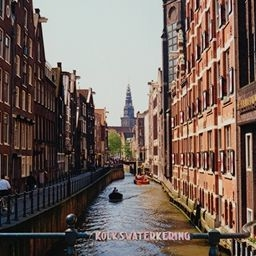
%> input picture SVD_EVD_Regression/EVD and SVD/sqr_17.jpg, 256 x 256 px
$ octave SVD_8bitx3_4x4.m   (GNU Octave 9; MATLAB toolbox functions it lacks are replaced by stand-ins)
%> lines starting %> are read from the running program, lines starting %| are printed output that depends on the picture
clc;
clear variables;
n=imread('sqr_17.jpg');
%> n is the input picture: size 256x256x3 uint8; mean R, G, B 116.5, 100.3, 92.7
[row,col,channel]=size(n);
%> row = 256; col = 256; channel = 3
I=double(n);
I_16{16}=zeros(64,64,3);
dim(1:12)=1;
dim(13:16)=[64 64 64 64];

% Initializing variables %
eigval=zeros(64,64,3);
eigvec=zeros(64,64,3);
A{16}=zeros(64,64,3);
A_new=zeros(row,col,channel);
eigval_u=zeros(64,64,3);
eigvec_u=zeros(64,64,3);
eigval_v=zeros(64,64,3);
eigvec_v=zeros(64,64,3);
U=zeros(64,64,3);
V=zeros(64,64,3);
temp1=zeros(64,64,3);
temp2=zeros(64,64);
I_Mean=zeros(row,col);
A_Mean=zeros(row,col);
errPlot=zeros(size(dim,2),5);
errPlot(:,1)=dim;
img_index=0;

% Splitting Original Matrix %
m=1;
for p=1:4
    for q=1:4
        I_16{1,m}=I(((p-1)*64+1:p*64),((q-1)*64+1:q*64),:);
        m=m+1;
    end
end
%> after the loop, I_16 = 16 items; m = 17
% Original Matrix I %
for d=1:16
    %for itr=1:size(dim,2)
    itr=d;
    % Applying EVD on seperate color bands %
    for c=1:channel
        %         temp=I_16(d,1:64,1:64,c);
        temp2=I_16{1,d};
        % Intializing U and V %
        U(:,:,c)=temp2(:,:,c)*temp2(:,:,c)';
        V(:,:,c)=temp2(:,:,c)'*temp2(:,:,c);
        % Finding Eigen values and Eigen vectors %
        [v_u,d_u]=eig(U(:,:,c));
        [v_v,d_v]=eig(V(:,:,c));
        % Sorting Eigen values and Eigen vectors in descending %
        [e_u,I_U]=sort(diag(d_u),'descend');
        [e_v,I_V]=sort(diag(d_v),'descend');
        % Sorting Eigen values %
        for k=1:dim(itr)
            %eigval_u(k,k)=d_u(row+1-k,row+1-k);
            eigval_u(k,k,c)=d_u(I_U(k),I_U(k));
        end
        % Sorting Eigen vectors of U %
        for k=1:64
            eigvec_u(:,k,c)=v_u(:,I_U(k));
        end
        % Sorting Eigen vectors of V %
        for k=1:64
            eigvec_v(:,k,c)=v_v(:,I_V(k));
        end
        % Adding zeros to make Singular Value Matrix into rectangular %
        for k=dim(itr)+1:64
            eigval_u(:,k,c)=zeros(64,1);
        end
        % Finding Square root of D matrix
        eigval_u(:,:,c)=sqrt(eigval_u(:,:,c));
        % Calc of AV and UD %
        AV=temp2(:,:,c)*eigvec_v(:,:,c);
        UD=eigvec_u(:,:,c)*eigval_u(:,:,c);
        % Normalizing Eigen Vector Matrix of V by checking if AV==UD %
        for k=1:64
            if(floor(AV(1,k)) ~= floor(UD(1,k)))
                eigvec_v(:,k,c)=(-1)*eigvec_v(:,k,c);
            end
        end
        % Reconstructing Matrix A from U, V and Sigma %
        A{1,d}(:,:,c)=abs(eigvec_u(:,:,c)*(eigval_u(:,:,c))*(eigvec_v(:,:,c))');

    end
end
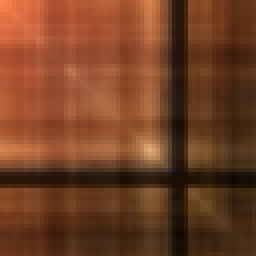
%> U: size 64x64x3 double (shown 4 times larger); mean R, G, B 838387.3, 495760.6, 311214.3; drawn with min black and max white
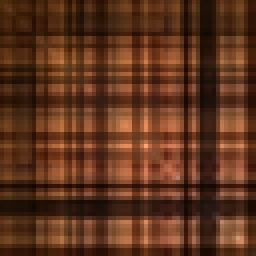
%> V: size 64x64x3 double (shown 4 times larger); mean R, G, B 832564, 474994.7, 289745.8; drawn with min black and max white
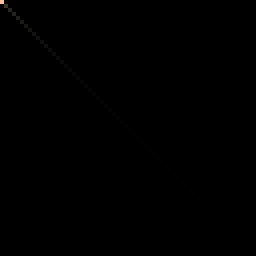
%> eigval_u: size 64x64x3 double (shown 4 times larger); mean R, G, B 5.3, 4.8, 4.2; drawn with min black and max white
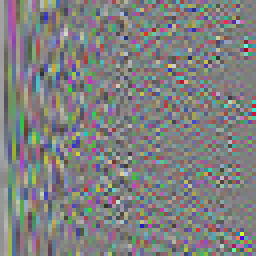
%> eigvec_u: size 64x64x3 double (shown 4 times larger); mean R, G, B 0.0019, 0.00267, 0.0022; drawn with min black and max white
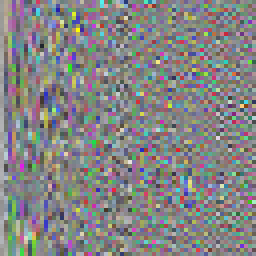
%> eigvec_v: size 64x64x3 double (shown 4 times larger); mean R, G, B 0.00188, 0.00111, 0.00208; drawn with min black and max white
%> after the loop, A = 16 items
% Joining Matrix A into Original Matrix %
m=1;
for p=1:4
    for q=1:4
        for z=1:3
            A_new(((p-1)*64+1:p*64),((q-1)*64+1:q*64),z)=A{1,m}(:,:,z);
        end
        m=m+1;
    end
end
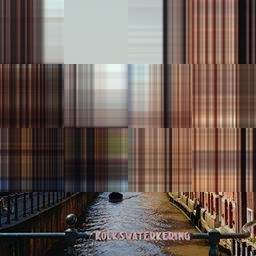
%> A_new: size 256x256x3 double; mean R, G, B 116.6, 100.3, 92.7; drawn with min black and max white
figure(1);
imshow(uint8(A_new));

$ run again, with SVD_EVD_Regression/EVD and SVD/rect_17.jpg copied over SVD_EVD_Regression/EVD and SVD/sqr_17.jpg
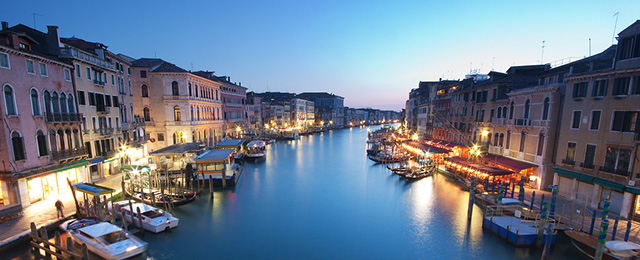
%> input picture SVD_EVD_Regression/EVD and SVD/rect_17.jpg, 640 x 260 px
%> n is the input picture: size 260x640x3 uint8; mean R, G, B 106.9, 121.6, 139.9
%> after the loop `for p=1:4`: I_16 = 16 items; m = 17
%> after the loop `for d=1:16`:
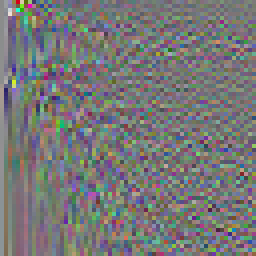
%> eigvec_v: size 64x64x3 double (shown 4 times larger); mean R, G, B 0.00266, 0.00218, 0.00231; drawn with min black and max white
%> after the loop `for d=1:16`: A = 16 items
%> after the loop `for p=1:4`:
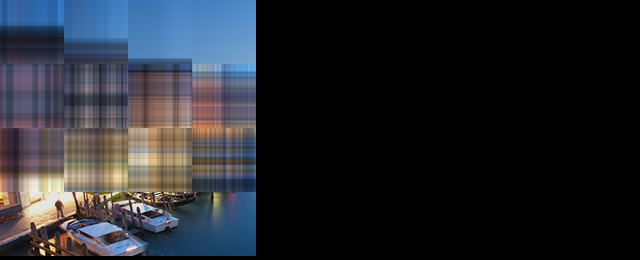
%> A_new: size 260x640x3 double; mean R, G, B 39.8, 42.8, 49.3; drawn with min black and max white
